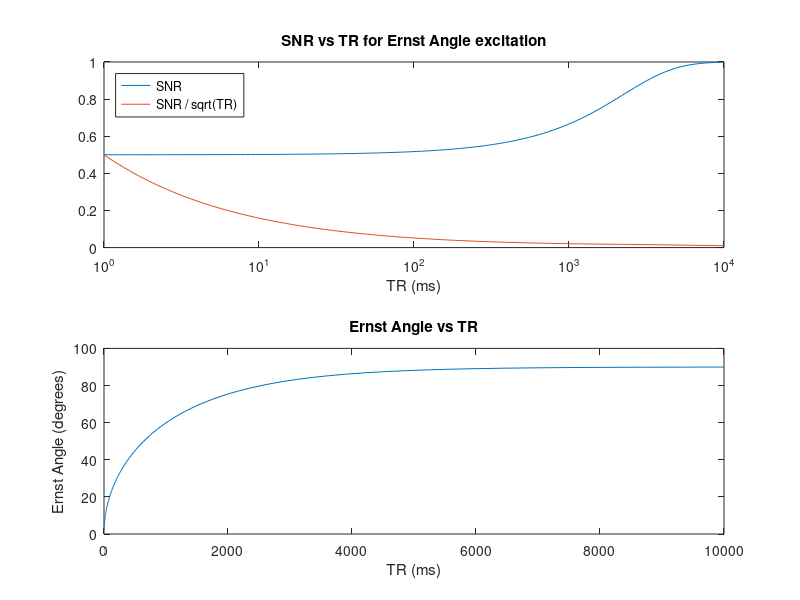

Here is the MATLAB script that generated this plot:
function boldeff
% Plot SNR and SNR efficiency against TR for simulated GM
%
% AUTHOR: Mike Tyszka
% PLACE : Caltech Brain Imaging Center
% DATES : 07/17/2009 JMT From scratch for NSF MRI
%
% Copyright 2009 California Institute of Technology.
% All rights reserved.

% Gray matter T1 in ms
T1 = 1450;

% Range of TRs in ms
logTR = linspace(0,4,128);
TR = 10.^logTR;

% Saturation term
E1 = exp(-TR/T1);

% Ernst angle in radians
alpha_e = acos(E1);

% Saturation recovery contrast equation
% Assume SNR is proportional to Mze
% See Haacke eqn 18.12, p455
SNR = (1 - E1) ./ (1 - E1 .* cos(alpha_e));

% SNR efficiency assuming total imaging time is proporational to TR
eta = SNR ./ sqrt(TR);

% Plot SNR vs TR
subplot(211), plot(TR,SNR,TR,eta);
xlabel('TR (ms)');
title('SNR vs TR for Ernst Angle excitation');
legend('SNR','SNR / sqrt(TR)','Location','Northwest');
set(gca,'XScale','log');

subplot(212), plot(TR, alpha_e * 180/pi);
xlabel('TR (ms)');
ylabel('Ernst Angle (degrees)');
title('Ernst Angle vs TR');